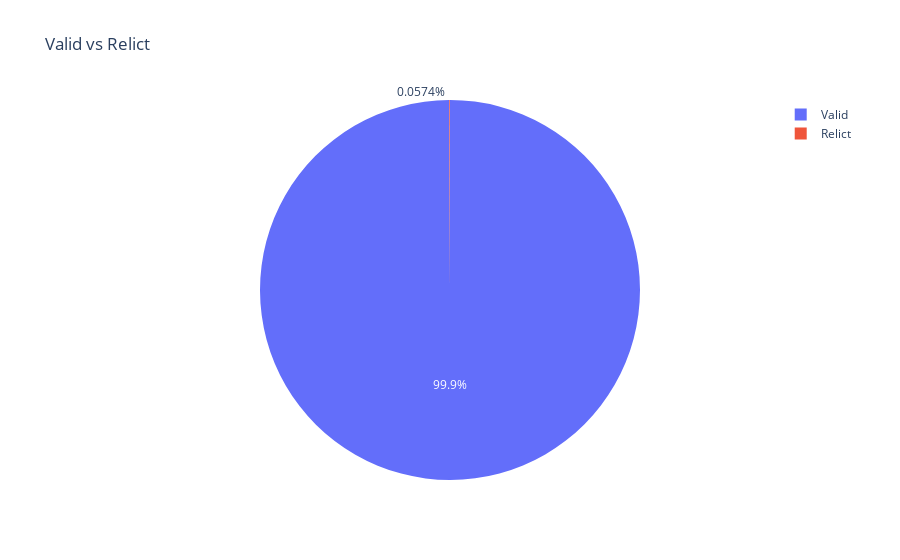

Notebook cell for this chart:
### Code cell
px.pie(mdf[['nametype']].value_counts(), 
       names = list(mdf['nametype'].value_counts().index), 
       values = 'count', title = 'Valid vs Relict')

### Figure 1 — Plotly figure (JSON) as saved in the notebook; plotly's stock layout.template omitted (floating-point values rounded to 4 significant figures)
{"data": [{"domain": {"x": [0, 1], "y": [0, 1]}, "hovertemplate": "label=%{label}<br>count=%{value}<extra></extra>", "labels": ["Valid", "Relict"], "legendgroup": "", "name": "", "showlegend": true, "type": "pie", "values": [45236, 26]}], "layout": {"legend": {"tracegroupgap": 0}, "title": {"text": "Valid vs Relict"}}}
